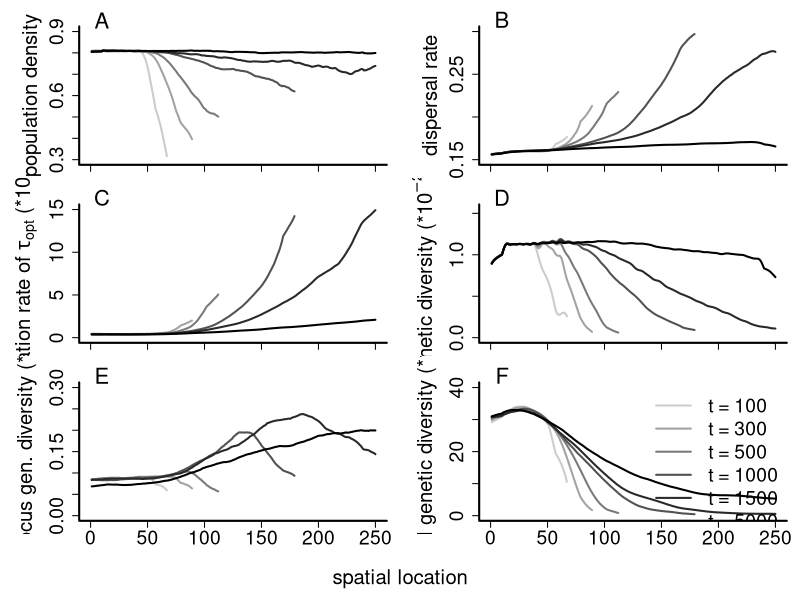

Recreate this plot in R.
require(caTools)

dens <- as.matrix(read.table("processed_results/dens.txt"))
disp <- as.matrix(read.table("processed_results/disp.txt"))
evol <- as.matrix(read.table("processed_results/evol.txt"))
div  <- as.matrix(read.table("processed_results/div.txt"))
neut_div  <- as.matrix(read.table("processed_results/neut_div.txt"))
disp_div <- as.matrix(read.table("processed_results/disp_div.txt"))
cnts <- as.matrix(read.table("processed_results/cnts.txt"))

# figure 1

x11(width=7.5,height=10)

wd <- 20

ts <- c(1,3,5,10,15,50)
cols <- gray(seq(0.8,0,len=length(ts)))
cntbreak <- 10

par(mfrow=c(3,2),bty="l",mar=c(1,6,2,1),oma=c(5,0,0,0),lwd=2,cex.axis=1.75,cex.lab=1.85)

plot(1,1,type="n",xlab="",ylab="population density",xlim=c(0,250),ylim=c(.3,.9),xaxt="n")
axis(side=1,labels=F)

for (t in 1:length(ts)) {
	m <- as.numeric(dens[ts[t],][which(cnts[ts[t],]>=cntbreak)])

	lines(runmean(m,wd),col=cols[t])
}
text(10,par("usr")[[4]]*1.03,"A",xpd=T,cex=2)

plot(1,1,type="n",xlab="",ylab="dispersal rate",xlim=c(0,250),ylim=c(.15,.3),xaxt="n")
axis(side=1,labels=F)

for (t in 1:length(ts)) {
	m <- as.numeric(disp[ts[t],][which(cnts[ts[t],]>=cntbreak)])

	lines(runmean(m,wd),col=cols[t])
}
text(10,par("usr")[[4]]*1.025,"B",xpd=T,cex=2)


plot(1,1,type="n",xlab="",ylab=expression(paste("mutation rate of ",tau[opt]," (*",10^-4,")",sep="")),
     xlim=c(0,250),ylim=c(0.00,15),xaxt="n",yaxt="n")
axis(side=1,labels=F)
axis(side=2,at=c(0,5,10,15))

for (t in 1:length(ts)) {
	m <- as.numeric(evol[ts[t],][which(cnts[ts[t],]>=cntbreak)])
  x <- 10000*10^-m
  if (length(which(x==10000))>0) {x <- x[-which(x==10000)]}

	lines(runmean(x,wd),col=cols[t])
}
text(10,par("usr")[[4]]*1.05,"C",xpd=T,cex=2)

plot(1,1,type="n",xlab="",ylab=expression(paste("genetic diversity (*",10^-2,")",sep="")),
     xlim=c(0,250),ylim=range(100*div,na.rm=T),xaxt="n")
axis(side=1,labels=F)

for (t in 1:length(ts)) {
	m <- as.numeric(div[ts[t],][which(cnts[ts[t],]>=cntbreak)])

	lines(runmean(100*m,wd),col=cols[t])
}
text(10,par("usr")[[4]]*1.05,"D",xpd=T,cex=2)

plot(1,1,type="n",xlab="",ylab=expression(paste("disp. locus gen. diversity (*",10^-2,")",sep="")),
     xlim=c(0,250),ylim=c(0.0,0.3))

for (t in 1:length(ts)) {
  m <- as.numeric(disp_div[ts[t],][which(cnts[ts[t],]>=cntbreak)])
  
  lines(runmean(100*m,wd),col=cols[t])
}
text(10,par("usr")[[4]]*1.05,"E",xpd=T,cex=2)

plot(1,1,type="n",xlab="",ylab=expression(paste("neutral genetic diversity (*",10^-2,")",sep="")),
     xlim=c(0,250),ylim=c(0,40))

for (t in 1:length(ts)) {
	m <- as.numeric(neut_div[ts[t],][which(cnts[ts[t],]>=cntbreak)])
	
	lines(runmean(100*m,wd),col=cols[t])
}
text(10,par("usr")[[4]]*1.05,"F",xpd=T,cex=2)
legend("topright",bty="n",lwd=2,col=cols,c("t = 100", "t = 300", "t = 500", "t = 1000", "t = 1500", "t = 5000"),cex=1.75)

#plot(1,1,type="n",xlab="",ylab="",xaxt="n",yaxt="n",bty="n")

title(xlab="spatial location",outer=T)

dev.copy2eps(file="figure1.eps",title="Cobben & Kubisch - Figure 1")
